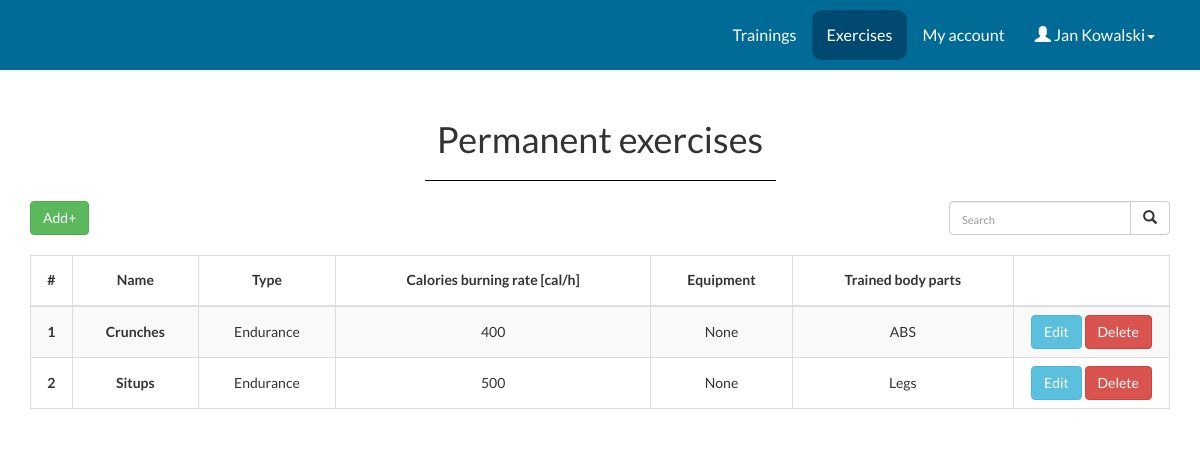
/exercises_admin.php (signed in), run on the app's committed database.
### tables this page shows
CREATE TABLE Exercises
(
ID INTEGER NOT NULL AUTO_INCREMENT,
Name VARCHAR(20),
ID_Exercise_type INTEGER,
Calories_burning_rate INTEGER,
Equipment VARCHAR(100),
Permanent INTEGER,
ID_User INTEGER,
CONSTRAINT Exercises_PK PRIMARY KEY(ID),
CONSTRAINT Exercises_Name_User_ID_U UNIQUE (Name, ID_User),
CONSTRAINT EXercises_ID_Exercise_type FOREIGN KEY (ID_Exercise_type) REFERENCES Exercise_types(ID),
CONSTRAINT Exercises_ID_User FOREIGN KEY (ID_User) REFERENCES Users(ID)
);

CREATE TABLE Exercise_types
(
ID INTEGER NOT NULL AUTO_INCREMENT,
Name VARCHAR(50) NOT NULL,
CONSTRAINT Exercise_types_PK PRIMARY KEY (ID),
CONSTRAINT Exercise_types_Name_U UNIQUE (Name)
);

CREATE TABLE Body_parts
(
ID INTEGER NOT NULL AUTO_INCREMENT,
Name VARCHAR(30) NOT NULL,
CONSTRAINT Body_parts_PK PRIMARY KEY (ID),
CONSTRAINT Body_parts_Name_U UNIQUE (Name)
);

### exercises_admin.php (the view, shortened to what this page needs)
<?php
$elements_on_page = 10;
if(isset($_GET['page']))
{
	$page = $_GET['page'];
}
else
{
	$page = 1;
}
?>
<!DOCTYPE html>
<html lang="en">
<head>
	<link rel="stylesheet" href="https://maxcdn.bootstrapcdn.com/bootstrap/3.3.7/css/bootstrap.min.css">
 	<link rel="stylesheet" type="text/css" href="main.css">
</head>
<body>
 <?php include 'topbar.php';?>
<div class="panel-heading">
   <div class="panel-title text-center">
      <h1 class="title">Permanent exercises</h1>
    </div>
</div>
<div class = "container">
<div class="row">
	<div class="col-xs-6">
		<button type="button" id="myBtn" class="btn btn-success">Add+</button><br/><br/>
	</div>
	<div class="col-xs-6 text-right">
		<form class="navbar-form" style="margin: 0; padding-right: 0;" method="post" action="search_exercises_admin.php">
			<div class="input-group add-on" style="text-align: right;">
				<input class="form-control" placeholder="Search" name="srch-term" id="srch-term" type="text" >
				<div class="input-group-btn">
					<button class="btn btn-default" type="submit" style="position: static;"><i class="glyphicon glyphicon-search"></i></button>
				</div>
			</div>
		</form>
	</div>
</div>
<table class="table table-striped table-bordered table-responsive" >
  <thead>
    <tr>
      <th style="vertical-align: middle;">#</th>
      <th style="vertical-align: middle;">Name</th>
      <th style="vertical-align: middle;">Type</th>
      <th style="vertical-align: middle;">Calories burning rate [cal/h]</th>
      <th style="vertical-align: middle;">Equipment</th>
      <th style="vertical-align: middle;">Trained body parts</th>
      <th class="buttons"></th>
    </tr>
  </thead>
  <tbody>
<?php
require_once "connect.php";
try
{
	$connection = new mysqli($host, $db_user, $db_password, $db_name);
	if ($connection->connect_errno!=0)
	{
		throw new Exception(mysqli_connect_errno());
	}
	else
	{
		$result = $connection->query("SELECT Exercises.ID, Exercises.Name, Exercise_types.Name as Type, Exercises.Calories_burning_rate, Exercises.Equipment, Exercises.Permanent, Exercises.ID_User FROM Exercises LEFT OUTER JOIN Exercise_types ON Exercises.ID_Exercise_type = Exercise_types.ID ORDER BY Exercises.Name");
		$i=1;
		while ($row = $result->fetch_assoc())
		{
			$id = $row['ID'];
			$name = $row['Name'];
			$type = $row['Type'];
			$calories_burning_rate = $row ['Calories_burning_rate'];
			$equipment = $row['Equipment'];
			$permanet = $row['Permanent'];
			if($permanet == 1 )
			{
				if($i>($page-1)*$elements_on_page && $i<=($page-1)*$elements_on_page+$elements_on_page)
				{
					echo "<tr style = \"vertical-align: middle;\">
					      <th style=\"vertical-align:middle;\" scope=\"row\">".$i."</th>
					      <td style=\"vertical-align:middle;\"><strong>".$name."</strong></td>
					      <td style=\"vertical-align:middle;\">".$type."</td>
					      <td style=\"vertical-align:middle;\">".$calories_burning_rate."</td>
					      <td style=\"vertical-align:middle;\">".$equipment."</td>
					      <td style=\"vertical-align:middle;\">";
					$result2 = $connection->query("SELECT Body_parts.Name FROM Body_parts INNER JOIN Exercises_Body_parts ON Body_parts.ID = Exercises_Body_parts.ID_Body_parts INNER JOIN Exercises ON Exercises_Body_parts.ID_Exercises = Exercises.ID WHERE Exercises.ID = '$id'");
					while ($row = $result2->fetch_assoc())
					{
						$body_part = $row['Name'];
						echo $body_part;
					}
					echo "</td>
					<td>";
					echo '<a href="exercise_edit_admin.php?id_exercise='. $id .'" class="btn btn-info">Edit</a>
					   <a  class="btn btn-danger" onclick= " delete_exercise(\''. $id.'\') " >Delete</a>';
					echo "</td></tr>";
				}
				$i++;
			}
		}
		echo "</tbody>
			</table>";
	}
}
catch(Exception $e)
{
	echo '<span style="color:red;">Server error</span>';
	echo '<br />Information for developers: '.$e;
}
?>
</div>
</body>
</html>

### main.css (style rules this page uses)
html, body { font-family: 'Lato', serif; background-color: #fff; }
input, input::-webkit-input-placeholder { font-size: 11px; padding-top: 3px; }
tr { height: 50px; }
th { text-align: center; margin-top: auto; margin-bottom: auto; vertical-align: middle; }
td { text-align: center; vertical-align: middle; margin-top: auto; margin-bottom: auto; }
.buttons { width: 156px; }
.input-group-btn:last-child>.btn, .input-group-btn:last-child>.btn-group { z-index: none; margin-left: -1px; }
.input-group .form-control { position: static; }
.input-group-btn>.btn { position: static; }
.panel-heading { padding-bottom: 0; }

### data on the page
exercises: Name "Crunches", ID_Exercise_type.Name "Endurance", Calories_burning_rate "400", Equipment "None"
body_parts: Name "ABS"
exercises: Name "Situps", ID_Exercise_type.Name "Endurance", Calories_burning_rate "500", Equipment "None"
body_parts: Name "Legs"

### other printed values
$_SESSION["name"] "Jan"
$_SESSION["surname"] "Kowalski"
